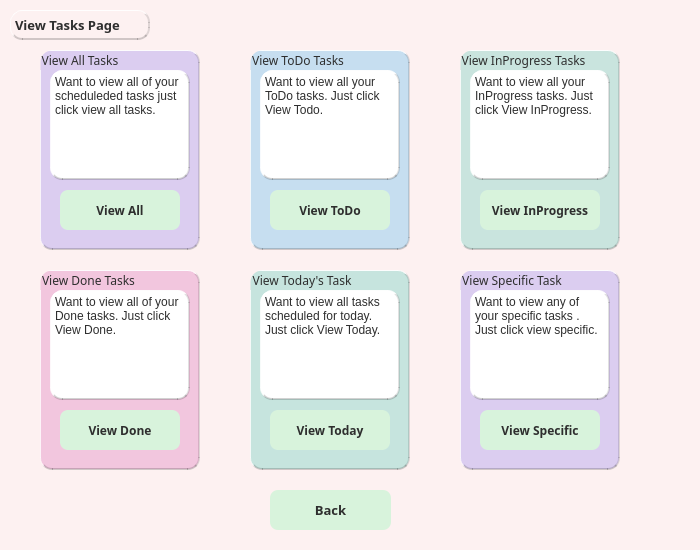
<?xml version="1.0" encoding="UTF-8"?>
<ui version="4.0">
 <class>ViewTasksPage</class>
 <widget class="QWidget" name="ViewTasksPage">
  <property name="geometry">
   <rect>
    <x>0</x>
    <y>0</y>
    <width>700</width>
    <height>550</height>
   </rect>
  </property>
  <property name="windowTitle">
   <string>Form</string>
  </property>
  <property name="styleSheet">
   <string notr="true">QFrame {
    background-color: white;
    border-radius: 12px;
    border-top: 1px solid rgba(255, 255, 255, 0.9);
    border-left: 1px solid rgba(255, 255, 255, 0.7);
    border-bottom: 2px solid rgba(0, 0, 0, 0.18);
    border-right: 2px solid rgba(0, 0, 0, 0.12);
}
QWidget {
    background-color: #fdf1f1;   /* pastel pink background */
    color: #2e2e2e;              /* charcoal text */
}

QPushButton {
    background-color: #d8f3dc;   /* mint green buttons */
    color: #2e2e2e;              /* dark text */
   
    border-radius: 8px;
    padding: 8px;
}

QPushButton:pressed {
    background-color: #fff5e1;   /* soft cream when pressed */
}
QDateEdit{
 background-color:white;
}
QTimeEdit
{
background-color:white;
}
QPlainTextEdit
{
background-color:white;
}
QComboBox
{
background-color:white;
}

</string>
  </property>
  <widget class="QGroupBox" name="groupBox">
   <property name="geometry">
    <rect>
     <x>40</x>
     <y>50</y>
     <width>160</width>
     <height>200</height>
    </rect>
   </property>
   <property name="font">
    <font>
     <family>Segoe Script</family>
    </font>
   </property>
   <property name="styleSheet">
    <string notr="true">QGroupBox {
    background-color: #DBCDF0;
    border-radius: 12px;
    border-top: 1px solid rgba(255, 255, 255, 0.9);
    border-left: 1px solid rgba(255, 255, 255, 0.7);
    border-bottom: 2px solid rgba(0, 0, 0, 0.18);
    border-right: 2px solid rgba(0, 0, 0, 0.12);
}</string>
   </property>
   <property name="title">
    <string>View All Tasks</string>
   </property>
   <widget class="QPlainTextEdit" name="plainTextEdit">
    <property name="geometry">
     <rect>
      <x>10</x>
      <y>20</y>
      <width>140</width>
      <height>110</height>
     </rect>
    </property>
    <property name="readOnly">
     <bool>true</bool>
    </property>
    <property name="plainText">
     <string>Want to view all of your scheduleded tasks just click view all tasks.</string>
    </property>
   </widget>
   <widget class="QPushButton" name="btnViewAll">
    <property name="geometry">
     <rect>
      <x>20</x>
      <y>140</y>
      <width>120</width>
      <height>40</height>
     </rect>
    </property>
    <property name="font">
     <font>
      <family>Segoe Script</family>
      <bold>true</bold>
     </font>
    </property>
    <property name="text">
     <string>View All</string>
    </property>
   </widget>
  </widget>
  <widget class="QGroupBox" name="groupBox_2">
   <property name="geometry">
    <rect>
     <x>40</x>
     <y>270</y>
     <width>160</width>
     <height>200</height>
    </rect>
   </property>
   <property name="font">
    <font>
     <family>Segoe Script</family>
    </font>
   </property>
   <property name="styleSheet">
    <string notr="true">QGroupBox {
    background-color: #F2C6DE;
    border-radius: 12px;
    border-top: 1px solid rgba(255, 255, 255, 0.9);
    border-left: 1px solid rgba(255, 255, 255, 0.7);
    border-bottom: 2px solid rgba(0, 0, 0, 0.18);
    border-right: 2px solid rgba(0, 0, 0, 0.12);
}</string>
   </property>
   <property name="title">
    <string>View Done Tasks</string>
   </property>
   <widget class="QPlainTextEdit" name="plainTextEdit_2">
    <property name="geometry">
     <rect>
      <x>10</x>
      <y>20</y>
      <width>140</width>
      <height>110</height>
     </rect>
    </property>
    <property name="readOnly">
     <bool>true</bool>
    </property>
    <property name="plainText">
     <string>Want to view all of your Done tasks. Just click View Done.</string>
    </property>
   </widget>
   <widget class="QPushButton" name="btnViewDone">
    <property name="geometry">
     <rect>
      <x>20</x>
      <y>140</y>
      <width>120</width>
      <height>40</height>
     </rect>
    </property>
    <property name="font">
     <font>
      <family>Segoe Script</family>
      <bold>true</bold>
     </font>
    </property>
    <property name="text">
     <string>View Done</string>
    </property>
   </widget>
  </widget>
  <widget class="QGroupBox" name="groupBox_3">
   <property name="geometry">
    <rect>
     <x>250</x>
     <y>50</y>
     <width>160</width>
     <height>200</height>
    </rect>
   </property>
   <property name="font">
    <font>
     <family>Segoe Script</family>
    </font>
   </property>
   <property name="styleSheet">
    <string notr="true">QGroupBox {
    background-color: #C6DEF0;
    border-radius: 12px;
    border-top: 1px solid rgba(255, 255, 255, 0.9);
    border-left: 1px solid rgba(255, 255, 255, 0.7);
    border-bottom: 2px solid rgba(0, 0, 0, 0.18);
    border-right: 2px solid rgba(0, 0, 0, 0.12);
}</string>
   </property>
   <property name="title">
    <string>View ToDo Tasks</string>
   </property>
   <widget class="QPlainTextEdit" name="plainTextEdit_3">
    <property name="geometry">
     <rect>
      <x>10</x>
      <y>20</y>
      <width>140</width>
      <height>110</height>
     </rect>
    </property>
    <property name="readOnly">
     <bool>true</bool>
    </property>
    <property name="plainText">
     <string>Want to view all your ToDo tasks. Just click View Todo.</string>
    </property>
   </widget>
   <widget class="QPushButton" name="btnViewToDo">
    <property name="geometry">
     <rect>
      <x>20</x>
      <y>140</y>
      <width>120</width>
      <height>40</height>
     </rect>
    </property>
    <property name="font">
     <font>
      <family>Segoe Script</family>
      <bold>true</bold>
     </font>
    </property>
    <property name="text">
     <string>View ToDo</string>
    </property>
   </widget>
  </widget>
  <widget class="QGroupBox" name="groupBox_4">
   <property name="geometry">
    <rect>
     <x>250</x>
     <y>270</y>
     <width>160</width>
     <height>200</height>
    </rect>
   </property>
   <property name="font">
    <font>
     <family>Segoe Script</family>
    </font>
   </property>
   <property name="styleSheet">
    <string notr="true">QGroupBox {
    background-color: #C6E4DE;
    border-radius: 12px;
    border-top: 1px solid rgba(255, 255, 255, 0.9);
    border-left: 1px solid rgba(255, 255, 255, 0.7);
    border-bottom: 2px solid rgba(0, 0, 0, 0.18);
    border-right: 2px solid rgba(0, 0, 0, 0.12);
}</string>
   </property>
   <property name="title">
    <string>View Today's Task</string>
   </property>
   <widget class="QPlainTextEdit" name="plainTextEdit_4">
    <property name="geometry">
     <rect>
      <x>10</x>
      <y>20</y>
      <width>140</width>
      <height>110</height>
     </rect>
    </property>
    <property name="readOnly">
     <bool>true</bool>
    </property>
    <property name="plainText">
     <string>Want to view all tasks scheduled for today. Just click View Today.</string>
    </property>
   </widget>
   <widget class="QPushButton" name="btnViewToday">
    <property name="geometry">
     <rect>
      <x>20</x>
      <y>140</y>
      <width>120</width>
      <height>40</height>
     </rect>
    </property>
    <property name="font">
     <font>
      <family>Segoe Script</family>
      <bold>true</bold>
     </font>
    </property>
    <property name="text">
     <string>View Today</string>
    </property>
   </widget>
  </widget>
  <widget class="QGroupBox" name="groupBox_5">
   <property name="geometry">
    <rect>
     <x>460</x>
     <y>50</y>
     <width>160</width>
     <height>200</height>
    </rect>
   </property>
   <property name="font">
    <font>
     <family>Segoe Script</family>
    </font>
   </property>
   <property name="styleSheet">
    <string notr="true">QGroupBox {
    background-color: #C9E4DE;
    border-radius: 12px;
    border-top: 1px solid rgba(255, 255, 255, 0.9);
    border-left: 1px solid rgba(255, 255, 255, 0.7);
    border-bottom: 2px solid rgba(0, 0, 0, 0.18);
    border-right: 2px solid rgba(0, 0, 0, 0.12);
}</string>
   </property>
   <property name="title">
    <string>View InProgress Tasks</string>
   </property>
   <widget class="QPlainTextEdit" name="plainTextEdit_6">
    <property name="geometry">
     <rect>
      <x>10</x>
      <y>20</y>
      <width>140</width>
      <height>110</height>
     </rect>
    </property>
    <property name="readOnly">
     <bool>true</bool>
    </property>
    <property name="plainText">
     <string>Want to view all your InProgress tasks. Just click View InProgress.</string>
    </property>
   </widget>
   <widget class="QPushButton" name="btnViewInProgress">
    <property name="geometry">
     <rect>
      <x>20</x>
      <y>140</y>
      <width>120</width>
      <height>40</height>
     </rect>
    </property>
    <property name="font">
     <font>
      <family>Segoe Script</family>
      <bold>true</bold>
     </font>
    </property>
    <property name="text">
     <string>View InProgress</string>
    </property>
   </widget>
  </widget>
  <widget class="QGroupBox" name="groupBox_6">
   <property name="geometry">
    <rect>
     <x>460</x>
     <y>270</y>
     <width>160</width>
     <height>200</height>
    </rect>
   </property>
   <property name="font">
    <font>
     <family>Segoe Script</family>
    </font>
   </property>
   <property name="styleSheet">
    <string notr="true">QGroupBox {
    background-color: #DBCDF0;
    border-radius: 12px;
    border-top: 1px solid rgba(255, 255, 255, 0.9);
    border-left: 1px solid rgba(255, 255, 255, 0.7);
    border-bottom: 2px solid rgba(0, 0, 0, 0.18);
    border-right: 2px solid rgba(0, 0, 0, 0.12);
}</string>
   </property>
   <property name="title">
    <string>View Specific Task</string>
   </property>
   <widget class="QPlainTextEdit" name="plainTextEdit_5">
    <property name="geometry">
     <rect>
      <x>10</x>
      <y>20</y>
      <width>140</width>
      <height>110</height>
     </rect>
    </property>
    <property name="readOnly">
     <bool>true</bool>
    </property>
    <property name="plainText">
     <string>Want to view any of your specific tasks . Just click view specific.</string>
    </property>
   </widget>
   <widget class="QPushButton" name="btnViewSpecific">
    <property name="geometry">
     <rect>
      <x>20</x>
      <y>140</y>
      <width>120</width>
      <height>40</height>
     </rect>
    </property>
    <property name="font">
     <font>
      <family>Segoe Script</family>
      <bold>true</bold>
     </font>
    </property>
    <property name="text">
     <string>View Specific</string>
    </property>
   </widget>
  </widget>
  <widget class="QPushButton" name="btnBack">
   <property name="geometry">
    <rect>
     <x>270</x>
     <y>490</y>
     <width>121</width>
     <height>40</height>
    </rect>
   </property>
   <property name="font">
    <font>
     <family>Segoe Script</family>
     <pointsize>10</pointsize>
     <bold>true</bold>
    </font>
   </property>
   <property name="text">
    <string>Back</string>
   </property>
  </widget>
  <widget class="QLabel" name="ViewTasksLabel">
   <property name="geometry">
    <rect>
     <x>10</x>
     <y>10</y>
     <width>140</width>
     <height>30</height>
    </rect>
   </property>
   <property name="font">
    <font>
     <family>Segoe Script</family>
     <pointsize>10</pointsize>
     <bold>true</bold>
    </font>
   </property>
   <property name="text">
    <string>View Tasks Page</string>
   </property>
  </widget>
 </widget>
 <resources/>
 <connections/>
</ui>
